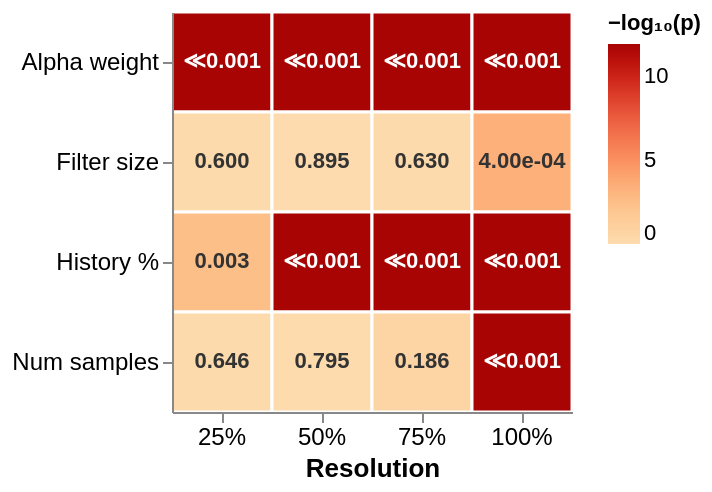

The notebook cell saved with this chart:
### Code cell
plot_data = []
results_df = pd.DataFrame(results).sort_values(['parameter', 'resolution'])
for _, row in results_df.iterrows():
    def fmt_p(p):
        if p < 1e-10:
            return "≪0.001"
        elif p < 0.001:
            return f"{p:.2e}"
        else:
            return f"{p:.3f}"

    plot_data.append({
        'parameter':   row['parameter'],
        'resolution':  f"{row['resolution']}%",
        'log_p_kw':   -np.log10(max(row['kw_p'],    1e-300)),
        'log_p_anova':-np.log10(max(row['anova_p'], 1e-300)),
        'kw_p_str':    fmt_p(row['kw_p']),
        'anova_p_str': fmt_p(row['anova_p']),
    })

df_plot = pd.DataFrame(plot_data)

param_order  = ['alpha_weight', 'filter_size', 'hist_percent', 'num_samples']
param_labels = {
    'alpha_weight': 'Alpha weight', 'filter_size': 'Filter size',
    'hist_percent': 'History %',    'num_samples':  'Num samples',
}
df_plot['parameter_label'] = df_plot['parameter'].map(param_labels)
param_label_order = [param_labels[p] for p in param_order]
res_order_plot = ['50%', '71%', '87%', '100%']
res_display    = {'50%': '25%', '71%': '50%', '87%': '75%', '100%': '100%'}
df_plot['resolution_label'] = df_plot['resolution'].map(res_display)
res_label_order = [res_display[r] for r in res_order_plot]

def make_heatmap(df, color_col, text_col):
    param_label_map = {
        'Alpha weight': 'Alpha\nweight',
        'Filter size':  'Filter\nsize',
        'History %':    'History\n%',
        'Num samples':  'Num\nsamples',
    }
    df = df.copy()
    df['parameter_label'] = df['parameter_label'].map(param_label_map)
    stacked_label_order = [param_label_map[p] for p in param_label_order]

    heatmap = alt.Chart(df).mark_rect(stroke='white', strokeWidth=1.5).encode(
        x=alt.X('resolution_label:O',
                sort=res_label_order,
                title='Resolution',
                axis=alt.Axis(labelAngle=0, labelFontSize=12, titleFontSize=13)),
        y=alt.Y('parameter_label:O',
                sort=stacked_label_order,
                title=None,
                axis=alt.Axis(labelFontSize=12)),
        color=alt.Color(f'{color_col}:Q',
            scale=alt.Scale(scheme='orangered', domain=[0, 12], clamp=True),
            legend=alt.Legend(title='−log₁₀(p)', titleFontSize=11, labelFontSize=11, gradientLength=100)),
    )

    text = alt.Chart(df).mark_text(fontSize=11, fontWeight='bold').encode(
        x=alt.X('resolution_label:O', sort=res_label_order),
        y=alt.Y('parameter_label:O', sort=stacked_label_order),
        text=alt.Text(f'{text_col}:N'),
        color=alt.condition(
            alt.datum[color_col] > 6,
            alt.value('white'),
            alt.value('#333333')
        )
    )

    return (heatmap + text).properties(width=200, height=200)

kw_chart    = make_heatmap(df_plot, 'log_p_kw',    'kw_p_str')
# anova_chart = make_heatmap(df_plot, 'log_p_anova', 'anova_p_str', 'One-way ANOVA')

# chart = make_heatmap(df_plot, 'log_p_kw', 'kw_p_str', 
#                      'Kruskal–Wallis: parameter effect significance (centered CGVQM)')

kw_chart.configure_axis(
    grid=False, labelFontSize=12, titleFontSize=13
).configure_view(
    stroke=None
).show()

kw_chart.save("statsig.png", scale_factor = 2)

### Figure 1 — Vega-Lite specification as saved in the notebook (floating-point values rounded to 4 significant figures)
{"config": {"view": {"continuousWidth": 300, "continuousHeight": 300, "stroke": null}, "axis": {"grid": false, "labelFontSize": 12, "titleFontSize": 13}}, "layer": [{"mark": {"type": "rect", "stroke": "white", "strokeWidth": 1.5}, "encoding": {"color": {"field": "log_p_kw", "legend": {"gradientLength": 100, "labelFontSize": 11, "title": "−log₁₀(p)", "titleFontSize": 11}, "scale": {"clamp": true, "domain": [0, 12], "scheme": "orangered"}, "type": "quantitative"}, "x": {"axis": {"labelAngle": 0, "labelFontSize": 12, "titleFontSize": 13}, "field": "resolution_label", "sort": ["25%", "50%", "75%", "100%"], "title": "Resolution", "type": "ordinal"}, "y": {"axis": {"labelFontSize": 12}, "field": "parameter_label", "sort": ["Alpha\nweight", "Filter\nsize", "History\n%", "Num\nsamples"], "title": null, "type": "ordinal"}}}, {"mark": {"type": "text", "fontSize": 11, "fontWeight": "bold"}, "encoding": {"color": {"condition": {"test": "(datum['log_p_kw'] > 6)", "value": "white"}, "value": "#333333"}, "text": {"field": "kw_p_str", "type": "nominal"}, "x": {"field": "resolution_label", "sort": ["25%", "50%", "75%", "100%"], "type": "ordinal"}, "y": {"field": "parameter_label", "sort": ["Alpha\nweight", "Filter\nsize", "History\n%", "Num\nsamples"], "type": "ordinal"}}}], "data": {"name": "data-2969199f162ad390c2820cd4d7ccf0d7"}, "height": 200, "width": 200, "$schema": "https://vega.github.io/schema/vega-lite/v6.1.0.json", "datasets": {"data-2969199f162ad390c2820cd4d7ccf0d7": [{"parameter": "alpha_weight", "resolution": "50%", "log_p_kw": 300.0, "log_p_anova": 300.0, "kw_p_str": "≪0.001", "anova_p_str": "≪0.001", "parameter_label": "Alpha\nweight", "resolution_label": "25%"}, {"parameter": "alpha_weight", "resolution": "71%", "log_p_kw": 300.0, "log_p_anova": 300.0, "kw_p_str": "≪0.001", "anova_p_str": "≪0.001", "parameter_label": "Alpha\nweight", "resolution_label": "50%"}, {"parameter": "alpha_weight", "resolution": "87%", "log_p_kw": 300.0, "log_p_anova": 300.0, "kw_p_str": "≪0.001", "anova_p_str": "≪0.001", "parameter_label": "Alpha\nweight", "resolution_label": "75%"}, {"parameter": "alpha_weight", "resolution": "100%", "log_p_kw": 300.0, "log_p_anova": 300.0, "kw_p_str": "≪0.001", "anova_p_str": "≪0.001", "parameter_label": "Alpha\nweight", "resolution_label": "100%"}, {"parameter": "filter_size", "resolution": "50%", "log_p_kw": 0.222, "log_p_anova": 0.02947, "kw_p_str": "0.600", "anova_p_str": "0.934", "parameter_label": "Filter\nsize", "resolution_label": "25%"}, {"parameter": "filter_size", "resolution": "71%", "log_p_kw": 0.04813, "log_p_anova": 0.001784, "kw_p_str": "0.895", "anova_p_str": "0.996", "parameter_label": "Filter\nsize", "resolution_label": "50%"}, {"parameter": "filter_size", "resolution": "87%", "log_p_kw": 0.2008, "log_p_anova": 0.003138, "kw_p_str": "0.630", "anova_p_str": "0.993", "parameter_label": "Filter\nsize", "resolution_label": "75%"}, {"parameter": "filter_size", "resolution": "100%", "log_p_kw": 3.398, "log_p_anova": 3.222, "kw_p_str": "4.00e-04", "anova_p_str": "6.00e-04", "parameter_label": "Filter\nsize", "resolution_label": "100%"}, {"parameter": "hist_percent", "resolution": "50%", "log_p_kw": 2.538, "log_p_anova": 1.407, "kw_p_str": "0.003", "anova_p_str": "0.039", "parameter_label": "History\n%", "resolution_label": "25%"}, {"parameter": "hist_percent", "resolution": "71%", "log_p_kw": 300.0, "log_p_anova": 300.0, "kw_p_str": "≪0.001", "anova_p_str": "≪0.001", "parameter_label": "History\n%", "resolution_label": "50%"}, {"parameter": "hist_percent", "resolution": "87%", "log_p_kw": 300.0, "log_p_anova": 300.0, "kw_p_str": "≪0.001", "anova_p_str": "≪0.001", "parameter_label": "History\n%", "resolution_label": "75%"}, {"parameter": "hist_percent", "resolution": "100%", "log_p_kw": 300.0, "log_p_anova": 300.0, "kw_p_str": "≪0.001", "anova_p_str": "≪0.001", "parameter_label": "History\n%", "resolution_label": "100%"}, {"parameter": "num_samples", "resolution": "50%", "log_p_kw": 0.1896, "log_p_anova": 0.1713, "kw_p_str": "0.646", "anova_p_str": "0.674", "parameter_label": "Num\nsamples", "resolution_label": "25%"}, {"parameter": "num_samples", "resolution": "71%", "log_p_kw": 0.0998, "log_p_anova": 0.04001, "kw_p_str": "0.795", "anova_p_str": "0.912", "parameter_label": "Num\nsamples", "resolution_label": "50%"}, {"parameter": "num_samples", "resolution": "87%", "log_p_kw": 0.7312, "log_p_anova": 0.0253, "kw_p_str": "0.186", "anova_p_str": "0.943", "parameter_label": "Num\nsamples", "resolution_label": "75%"}, {"parameter": "num_samples", "resolution": "100%", "log_p_kw": 300.0, "log_p_anova": 300.0, "kw_p_str": "≪0.001", "anova_p_str": "≪0.001", "parameter_label": "Num\nsamples", "resolution_label": "100%"}]}}
